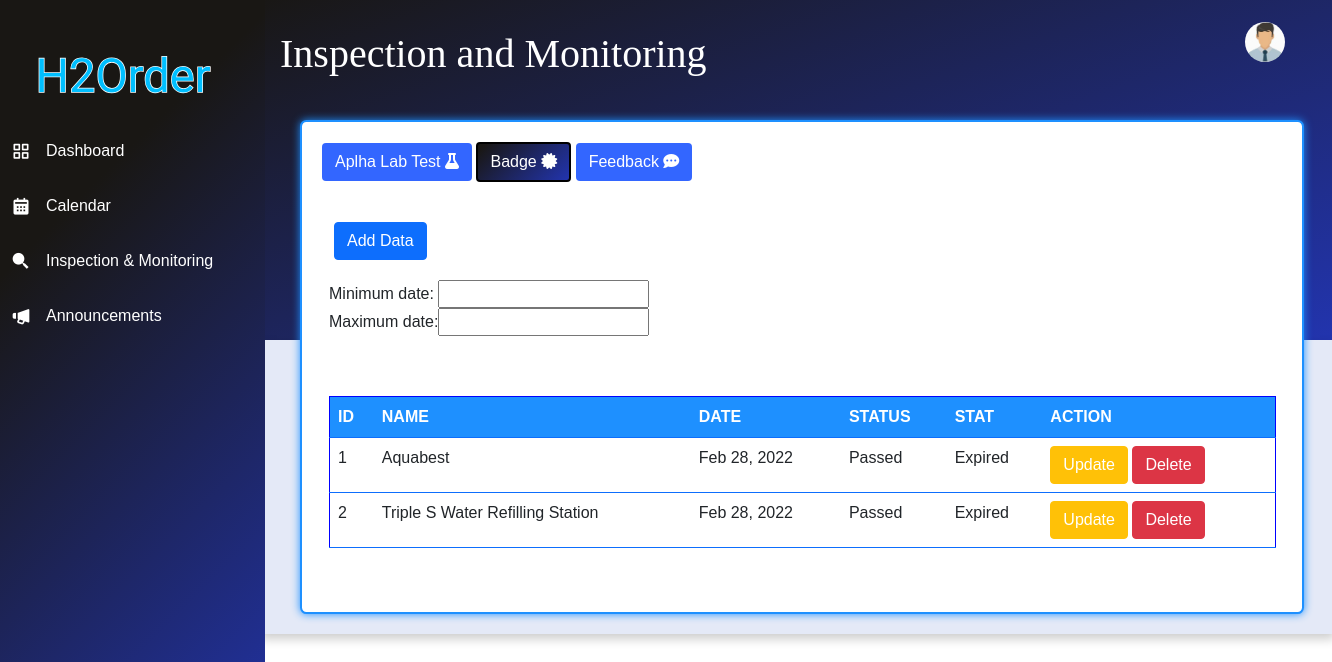
The page /admin/badge.php (signed in) on the database as committed earlier.
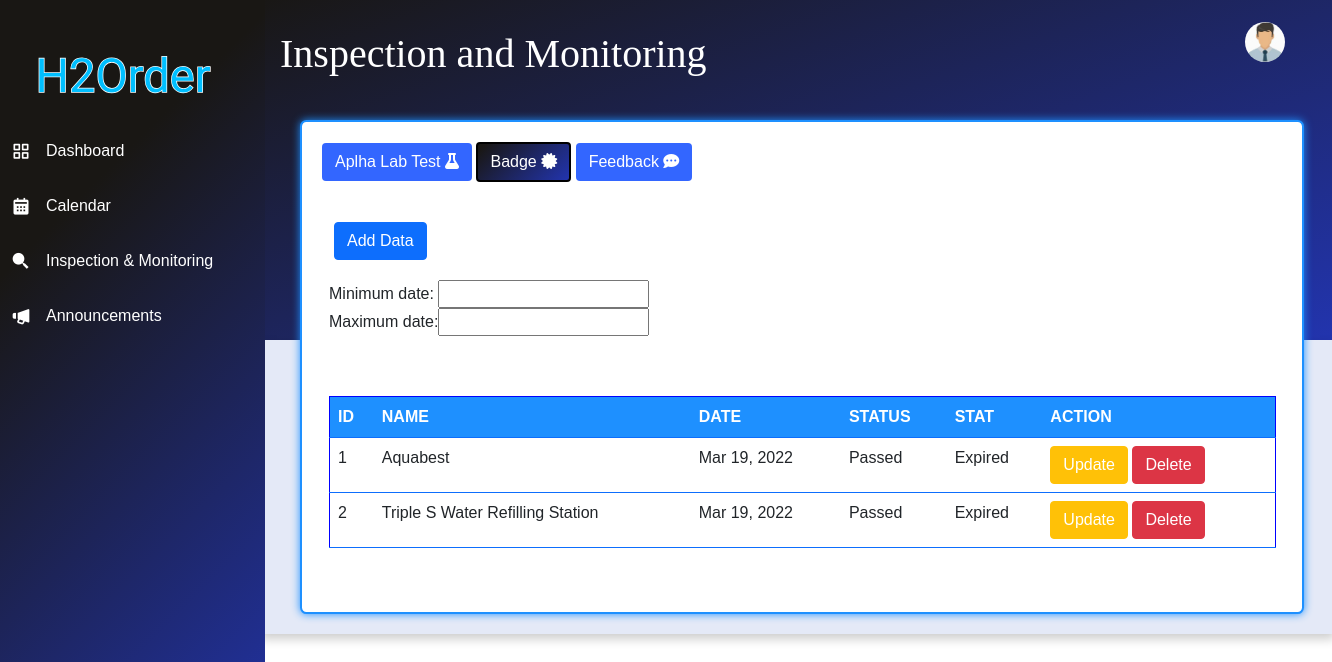
The same page on the database as committed later.
### tables this page shows
CREATE TABLE `badge` (
  `badge_id` int(11) NOT NULL,
  `merchant_id` int(11) NOT NULL,
  `status` varchar(255) NOT NULL,
  `date` timestamp NOT NULL DEFAULT CURRENT_TIMESTAMP ON UPDATE CURRENT_TIMESTAMP
);

CREATE TABLE `merchant` (
  `merchant_id` int(11) NOT NULL,
  `username` varchar(255) NOT NULL,
  `password` varchar(255) NOT NULL,
  `business_name` varchar(255) NOT NULL,
  `owner` varchar(255) NOT NULL,
  `address` varchar(255) NOT NULL,
  `email` varchar(255) NOT NULL,
  `contact_number` varchar(255) NOT NULL,
  `image` varchar(255) NOT NULL,
  `latitude` varchar(255) NOT NULL,
  `longitude` varchar(255) NOT NULL,
  `opening` time NOT NULL,
  `closing` time NOT NULL
);

### admin/badge.php (the view, shortened to what the changed rows need)
<!DOCTYPE html>
<html lang="en" dir="ltr">
  <head>
    <link rel="stylesheet" href="../admin/navstyle.css">
    <link rel="stylesheet" href="../admin/ad_style.css">
     <link href="https://cdn.jsdelivr.net/npm/bootstrap@5.0.2/dist/css/bootstrap.min.css" rel="stylesheet">
    <link href='https://unpkg.com/boxicons@2.0.7/css/boxicons.min.css' rel='stylesheet'>
<link rel="stylesheet" href="https://cdn.datatables.net/1.10.21/css/dataTables.bootstrap4.min.css">
  <link rel='stylesheet' href='https://cdn.datatables.net/buttons/1.2.2/css/buttons.bootstrap.min.css'>
  <link rel='stylesheet' href='https://cdn.datatables.net/1.10.24/css/jquery.dataTables.min.css'>
<link rel='stylesheet' href='https://cdn.datatables.net/datetime/1.0.3/css/dataTables.dateTime.min.css'>
  </head>
<body>
   <div class="home_content">
      <div id="tbl-contain" style=" margin-top:-240px;
       width: 97%;height:100%; max-height:4000px;
       background-color: white;  border-radius: .4rem;
       border-color:dodgerBlue;
       border:2px solid dodgerBlue;
       box-shadow: 0 0 8px 0 dodgerBlue; margin-left:20px;">
<div class="container">
            <?php require_once 'add_query_badge.php'?>
    <br>
<table id="table" class="table"style="margin-left:15px; width:97%; margin-top:60px;border:1px solid blue;" >
  <thead>
    <tr>
      <th scope="col" class=" border-primary" style="background:#1E90FF;color:white;">ID</th>
      <th scope="col" class=" border-primary" style="background:#1E90FF;color:white;">NAME</th>
      <th scope="col" class=" border-primary" style="background:#1E90FF;color:white;">DATE</th>
      <th scope="col" class=" border-primary" style="background:#1E90FF;color:white;">STATUS</th>
      <th scope="col" class=" border-primary" style="background:#1E90FF;color:white;">STAT</th>
      <th scope="col" class=" border-primary" style="background:#1E90FF;color:white;">ACTION</th>
    </tr>
  </thead>
  <tbody>
  <?php
		$query = $conn->query("SELECT badge.badge_id, merchant.business_name, badge.date, badge.status
            FROM merchant RIGHT JOIN badge ON merchant.merchant_id = badge.merchant_id ") or die(mysqli_error());
							while($fetch = $query->fetch_array()){
	 ?>
    <tr>
      <td scope="row" class="border-primary"><?php echo $fetch['badge_id']?></th>
      <td class="border-primary"><?php echo $fetch['business_name']?></td>
      <td class="border-primary"><?php echo date("M d, Y", strtotime($fetch['date']))?></td>
      <td class="border-primary"><?php echo $fetch['status']?></td>
      <td class="border-primary"><?php
                                     $startdate = $fetch['date'] ;
                                     $expire = strtotime($startdate. ' + 2  days');
                                     $today = strtotime("today midnight");
                                  if($today >= $expire){
                                      echo "Expired";
                                  } else {
                                      echo "Active";
                                    }
                                  ?> </td>
    <td class=" border-primary">
     <a class = "btn btn-warning"  href="edit_query_badge.php?badge_id=<?php echo $fetch['badge_id']?>" style="color:white;" >Update</a>
     <a class = "btn btn-danger" name="del_badge" href="delete_badge.php?badge_id=<?php echo $fetch['badge_id']?>" onclick = "confirmationDelete(this); return false;" ><i class = "" ></i> Delete</a>
    </td>
  </tr>
    <?php
         }
			?>
  </tbody>
</table>
<br><br>
     </div>
    </div>
  </div>
</body>
</html>

Rows that differ between the two databases and show on the page:
changed badge "Aquabest": date "Feb 28, 2022" → "Mar 19, 2022"
changed badge "Triple S Water Refilling Station": date "Feb 28, 2022" → "Mar 19, 2022"
